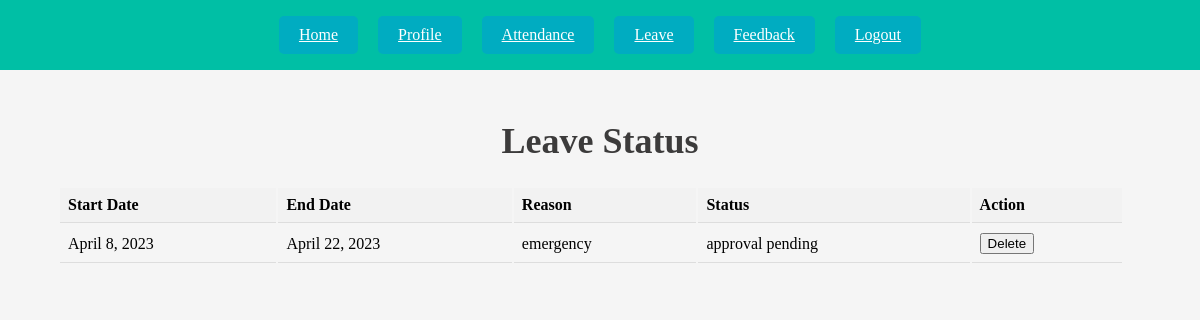
/leave-status/ (signed in), run on an earlier commit of the app's database.
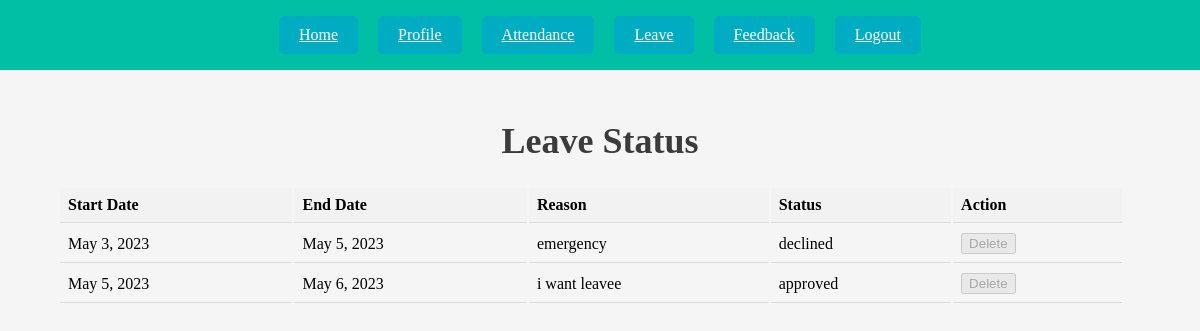
And on a later commit of the database.
### faculty_app/models.py (models this page shows, shortened)
class Leave(models.Model):
    user = models.ForeignKey(User, on_delete=models.CASCADE)
    start_date = models.DateField()
    end_date = models.DateField()
    reason = models.CharField(max_length=255)
    status = models.CharField(max_length=40, default='approval pending')

### faculty_app/views.py (the view)
# urls.py: path('leave-status/', views.leave_status, name='leave_status'),
def leave_status(request):
    user_leaves = Leave.objects.filter(user=request.user)
    return render(request, 'leave_status.html', {'user_leaves': user_leaves})

### faculty_app/templates/leave_status.html (shortened to what this page needs)
{% extends 'base.html' %}
{% block content %}
  <h1>Leave Status</h1>
  {% if user_leaves %}
    <table class="user-table">
      <thead>
        <tr>
          <th>Start Date</th>
          <th>End Date</th>
          <th>Reason</th>
          <th>Status</th>
          <th>Action</th>
        </tr>
      </thead>
      <tbody>
        {% for leave in user_leaves %}
          <tr>
            <td>{{ leave.start_date }}</td>
            <td>{{ leave.end_date }}</td>
            <td>{{ leave.reason }}</td>
            <td>{{ leave.status }}</td>
            <td>
              {% if leave.status not in "['declined', 'approved']" %}
                <form method="post" action="{% url 'delete_leave' leave.id %}">
                  <button type="submit">Delete</button>
                </form>
              {% else %}
                <button disabled>Delete</button>
              {% endif %}
            </td>
          </tr>
        {% endfor %}
      </tbody>
    </table>
  {% else %}
    <p>No leave applications found.</p>
  {% endif %}
{% endblock %}

What changed in the data, as far as the page shows it:
removed Leave: start_date "April 8, 2023", end_date "April 22, 2023", reason "emergency", status "approval pending", shows "Delete"
added Leave: start_date "May 3, 2023", end_date "May 5, 2023", reason "emergency", status "declined", shows "Delete"
added Leave: start_date "May 5, 2023", end_date "May 6, 2023", reason "i want leavee", status "approved", shows "Delete"
